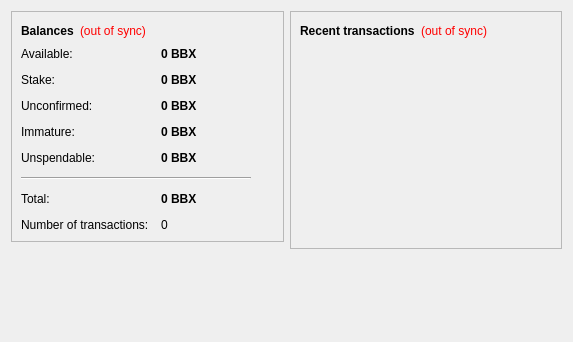
<?xml version="1.0" encoding="UTF-8"?>
<ui version="4.0">
 <class>OverviewPage</class>
 <widget class="QWidget" name="OverviewPage">
  <property name="geometry">
   <rect>
    <x>0</x>
    <y>0</y>
    <width>573</width>
    <height>342</height>
   </rect>
  </property>
  <property name="windowTitle">
   <string>Form</string>
  </property>
  <layout class="QHBoxLayout" name="horizontalLayout" stretch="1,1">
   <item>
    <layout class="QVBoxLayout" name="verticalLayout_2">
     <item>
      <widget class="QFrame" name="frame">
       <property name="frameShape">
        <enum>QFrame::StyledPanel</enum>
       </property>
       <property name="frameShadow">
        <enum>QFrame::Raised</enum>
       </property>
       <layout class="QVBoxLayout" name="verticalLayout_4">
        <item>
         <layout class="QHBoxLayout" name="horizontalLayout_4">
          <item>
           <widget class="QLabel" name="label_5">
            <property name="font">
             <font>
              <weight>75</weight>
              <bold>true</bold>
             </font>
            </property>
            <property name="text">
             <string>Balances</string>
            </property>
           </widget>
          </item>
          <item>
           <widget class="QLabel" name="labelWalletStatus">
            <property name="toolTip">
             <string>The displayed information may be out of date. Your wallet automatically synchronizes with the BITBIX network after a connection is established, but this process has not completed yet.</string>
            </property>
            <property name="styleSheet">
             <string notr="true">QLabel { color: red; }</string>
            </property>
            <property name="text">
             <string notr="true">(out of sync)</string>
            </property>
            <property name="alignment">
             <set>Qt::AlignLeading|Qt::AlignLeft|Qt::AlignVCenter</set>
            </property>
           </widget>
          </item>
          <item>
           <spacer name="horizontalSpacer_2">
            <property name="orientation">
             <enum>Qt::Horizontal</enum>
            </property>
            <property name="sizeHint" stdset="0">
             <size>
              <width>40</width>
              <height>20</height>
             </size>
            </property>
           </spacer>
          </item>
         </layout>
        </item>
        <item>
         <layout class="QFormLayout" name="formLayout_2">
          <property name="fieldGrowthPolicy">
           <enum>QFormLayout::AllNonFixedFieldsGrow</enum>
          </property>
          <property name="horizontalSpacing">
           <number>12</number>
          </property>
          <property name="verticalSpacing">
           <number>12</number>
          </property>
          <item row="0" column="0">
           <widget class="QLabel" name="labelAvailableText">
            <property name="toolTip">
             <string>Your current available balance</string>
            </property>
            <property name="text">
             <string>Available:</string>
            </property>
           </widget>
          </item>
          <item row="0" column="1">
           <widget class="QLabel" name="labelAvailable">
            <property name="font">
             <font>
              <weight>75</weight>
              <bold>true</bold>
             </font>
            </property>
            <property name="cursor">
             <cursorShape>IBeamCursor</cursorShape>
            </property>
            <property name="toolTip">
             <string>Your current available balance</string>
            </property>
            <property name="text">
             <string notr="true">0 BBX</string>
            </property>
            <property name="alignment">
             <set>Qt::AlignLeading|Qt::AlignLeft|Qt::AlignVCenter</set>
            </property>
            <property name="textInteractionFlags">
             <set>Qt::LinksAccessibleByMouse|Qt::TextSelectableByKeyboard|Qt::TextSelectableByMouse</set>
            </property>
           </widget>
          </item>
          <item row="1" column="0">
           <widget class="QLabel" name="label_6">
            <property name="toolTip">
             <string>Total of coins that was staked, and do not yet count toward the current balance</string>
            </property>
            <property name="text">
             <string>Stake:</string>
            </property>
           </widget>
          </item>
          <item row="1" column="1">
           <widget class="QLabel" name="labelStake">
            <property name="font">
             <font>
              <weight>75</weight>
              <bold>true</bold>
             </font>
            </property>
            <property name="cursor">
             <cursorShape>IBeamCursor</cursorShape>
            </property>
            <property name="toolTip">
             <string>Total of coins that was staked, and do not yet count toward the current balance</string>
            </property>
            <property name="text">
             <string notr="true">0 BBX</string>
            </property>
            <property name="alignment">
             <set>Qt::AlignLeading|Qt::AlignLeft|Qt::AlignVCenter</set>
            </property>
            <property name="textInteractionFlags">
             <set>Qt::LinksAccessibleByMouse|Qt::TextSelectableByKeyboard|Qt::TextSelectableByMouse</set>
            </property>
           </widget>
          </item>
          <item row="2" column="0">
           <widget class="QLabel" name="label_3">
            <property name="toolTip">
             <string>Total of transactions that have yet to be confirmed, and do not yet count toward the current balance</string>
            </property>
            <property name="text">
             <string>Unconfirmed:</string>
            </property>
           </widget>
          </item>
          <item row="2" column="1">
           <widget class="QLabel" name="labelUnconfirmed">
            <property name="font">
             <font>
              <weight>75</weight>
              <bold>true</bold>
             </font>
            </property>
            <property name="cursor">
             <cursorShape>IBeamCursor</cursorShape>
            </property>
            <property name="toolTip">
             <string>Total of transactions that have yet to be confirmed, and do not yet count toward the current balance</string>
            </property>
            <property name="text">
             <string notr="true">0 BBX</string>
            </property>
            <property name="alignment">
             <set>Qt::AlignLeading|Qt::AlignLeft|Qt::AlignVCenter</set>
            </property>
            <property name="textInteractionFlags">
             <set>Qt::LinksAccessibleByMouse|Qt::TextSelectableByKeyboard|Qt::TextSelectableByMouse</set>
            </property>
           </widget>
          </item>
          <item row="3" column="0">
           <widget class="QLabel" name="labelImmatureText">
            <property name="toolTip">
             <string>Mined balance that has not yet matured</string>
            </property>
            <property name="text">
             <string>Immature:</string>
            </property>
           </widget>
          </item>
          <item row="3" column="1">
           <widget class="QLabel" name="labelImmature">
            <property name="font">
             <font>
              <weight>75</weight>
              <bold>true</bold>
             </font>
            </property>
            <property name="toolTip">
             <string>Mined balance that has not yet matured</string>
            </property>
            <property name="text">
             <string notr="true">0 BBX</string>
            </property>
            <property name="alignment">
             <set>Qt::AlignLeading|Qt::AlignLeft|Qt::AlignVCenter</set>
            </property>
            <property name="textInteractionFlags">
             <set>Qt::LinksAccessibleByMouse|Qt::TextSelectableByKeyboard|Qt::TextSelectableByMouse</set>
            </property>
           </widget>
          </item>
          <item row="4" column="0">
           <widget class="QLabel" name="labelBalanceWatchOnlyText">
            <property name="toolTip">
             <string>Your unspendable balance</string>
            </property>
            <property name="text">
             <string>Unspendable:</string>
            </property>
           </widget>
          </item>
          <item row="4" column="1">
           <widget class="QLabel" name="labelBalanceWatchOnly">
            <property name="font">
             <font>
              <weight>75</weight>
              <bold>true</bold>
             </font>
            </property>
            <property name="cursor">
             <cursorShape>IBeamCursor</cursorShape>
            </property>
            <property name="toolTip">
             <string>Your unspendable balance</string>
            </property>
            <property name="text">
             <string notr="true">0 BBX</string>
            </property>
            <property name="alignment">
             <set>Qt::AlignLeading|Qt::AlignLeft|Qt::AlignVCenter</set>
            </property>
            <property name="textInteractionFlags">
             <set>Qt::LinksAccessibleByMouse|Qt::TextSelectableByKeyboard|Qt::TextSelectableByMouse</set>
            </property>
           </widget>
          </item>
          <item row="5" column="0" colspan="2">
           <widget class="Line" name="line">
            <property name="maximumSize">
             <size>
              <width>230</width>
              <height>16777215</height>
             </size>
            </property>
            <property name="orientation">
             <enum>Qt::Horizontal</enum>
            </property>
           </widget>
          </item>
          <item row="6" column="0">
           <widget class="QLabel" name="labelTotalText">
            <property name="toolTip">
             <string>Your current total balance</string>
            </property>
            <property name="text">
             <string>Total:</string>
            </property>
           </widget>
          </item>
          <item row="6" column="1">
           <widget class="QLabel" name="labelTotal">
            <property name="font">
             <font>
              <weight>75</weight>
              <bold>true</bold>
             </font>
            </property>
            <property name="toolTip">
             <string>Your current total balance</string>
            </property>
            <property name="text">
             <string notr="true">0 BBX</string>
            </property>
            <property name="alignment">
             <set>Qt::AlignLeading|Qt::AlignLeft|Qt::AlignVCenter</set>
            </property>
            <property name="textInteractionFlags">
             <set>Qt::LinksAccessibleByMouse|Qt::TextSelectableByKeyboard|Qt::TextSelectableByMouse</set>
            </property>
           </widget>
          </item>
          <item row="7" column="0">
           <widget class="QLabel" name="label_2">
            <property name="toolTip">
             <string>Total number of transactions in wallet</string>
            </property>
            <property name="text">
             <string>Number of transactions:</string>
            </property>
           </widget>
          </item>
          <item row="7" column="1">
           <widget class="QLabel" name="labelNumTransactions">
            <property name="toolTip">
             <string>Total number of transactions in wallet</string>
            </property>
            <property name="text">
             <string notr="true">0</string>
            </property>
           </widget>
          </item>
         </layout>
        </item>
       </layout>
      </widget>
     </item>
     <item>
      <spacer name="verticalSpacer">
       <property name="orientation">
        <enum>Qt::Vertical</enum>
       </property>
       <property name="sizeHint" stdset="0">
        <size>
         <width>20</width>
         <height>40</height>
        </size>
       </property>
      </spacer>
     </item>
    </layout>
   </item>
   <item>
    <layout class="QVBoxLayout" name="verticalLayout_3">
     <item>
      <widget class="QFrame" name="frame_2">
       <property name="frameShape">
        <enum>QFrame::StyledPanel</enum>
       </property>
       <property name="frameShadow">
        <enum>QFrame::Raised</enum>
       </property>
       <layout class="QVBoxLayout" name="verticalLayout">
        <item>
         <layout class="QHBoxLayout" name="horizontalLayout_2">
          <item>
           <widget class="QLabel" name="label_4">
            <property name="text">
             <string>&lt;b&gt;Recent transactions&lt;/b&gt;</string>
            </property>
           </widget>
          </item>
          <item>
           <widget class="QLabel" name="labelTransactionsStatus">
            <property name="toolTip">
             <string>The displayed information may be out of date. Your wallet automatically synchronizes with the BITBIX network after a connection is established, but this process has not completed yet.</string>
            </property>
            <property name="styleSheet">
             <string notr="true">QLabel { color: red; }</string>
            </property>
            <property name="text">
             <string notr="true">(out of sync)</string>
            </property>
            <property name="alignment">
             <set>Qt::AlignRight|Qt::AlignTrailing|Qt::AlignVCenter</set>
            </property>
           </widget>
          </item>
          <item>
           <spacer name="horizontalSpacer">
            <property name="orientation">
             <enum>Qt::Horizontal</enum>
            </property>
            <property name="sizeHint" stdset="0">
             <size>
              <width>40</width>
              <height>20</height>
             </size>
            </property>
           </spacer>
          </item>
         </layout>
        </item>
        <item>
         <widget class="QListView" name="listTransactions">
          <property name="styleSheet">
           <string notr="true">QListView { background: transparent; }</string>
          </property>
          <property name="frameShape">
           <enum>QFrame::NoFrame</enum>
          </property>
          <property name="verticalScrollBarPolicy">
           <enum>Qt::ScrollBarAlwaysOff</enum>
          </property>
          <property name="horizontalScrollBarPolicy">
           <enum>Qt::ScrollBarAlwaysOff</enum>
          </property>
          <property name="selectionMode">
           <enum>QAbstractItemView::NoSelection</enum>
          </property>
         </widget>
        </item>
       </layout>
      </widget>
     </item>
     <item>
      <spacer name="verticalSpacer_2">
       <property name="orientation">
        <enum>Qt::Vertical</enum>
       </property>
       <property name="sizeHint" stdset="0">
        <size>
         <width>20</width>
         <height>40</height>
        </size>
       </property>
      </spacer>
     </item>
    </layout>
   </item>
  </layout>
 </widget>
 <resources/>
 <connections/>
</ui>
